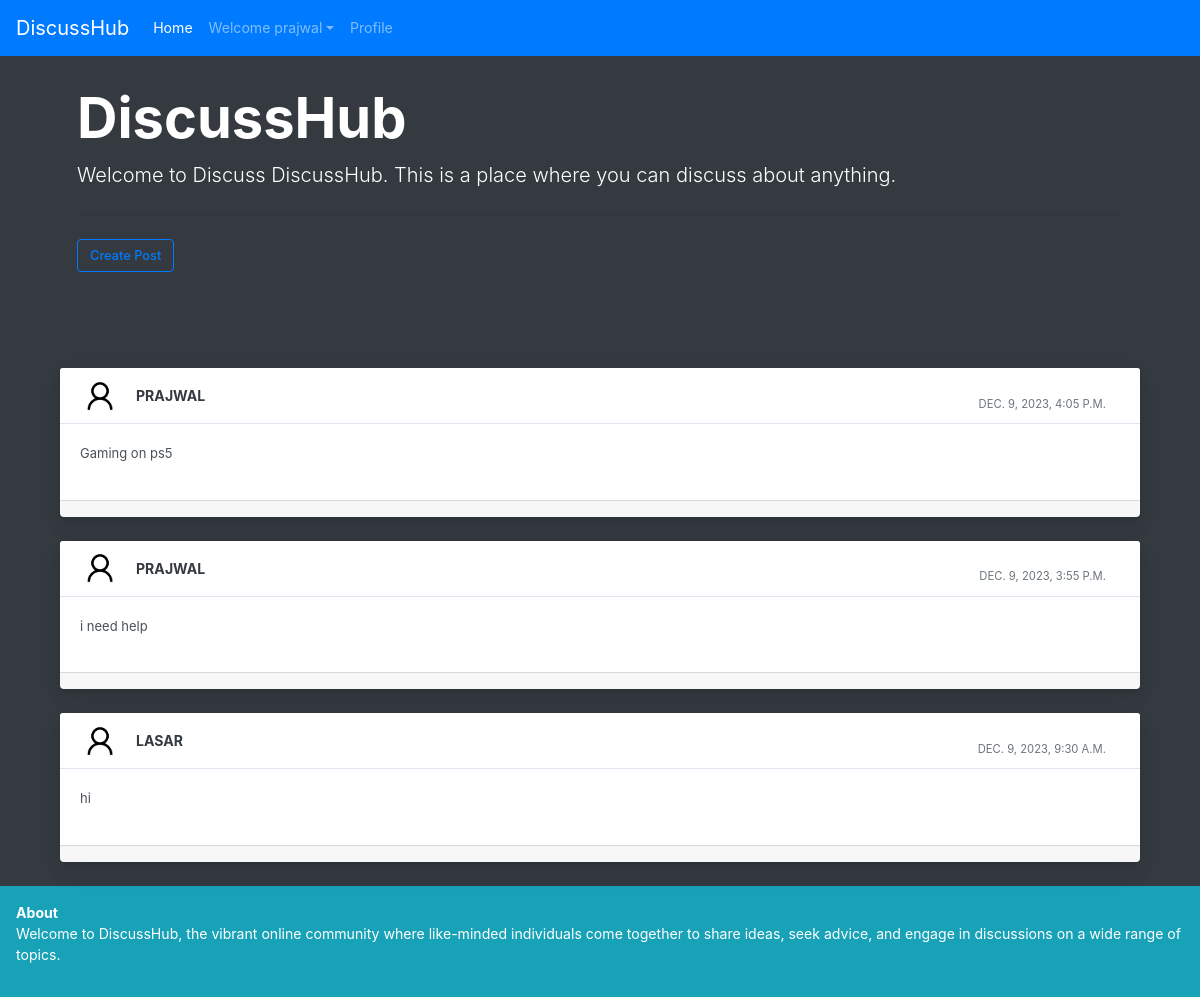
Screenshot of / (signed in) with the database file from the repository.
### profile_of_user/models.py (models this page shows)
class Post(models.Model):
    user1 = models.ForeignKey(User, on_delete=models.CASCADE, default=1)
    post_id = models.AutoField
    post_content = models.CharField(max_length=5000)
    timestamp= models.DateTimeField(default=now)
    image = models.ImageField(upload_to="images",default="")

### profile_of_user/views.py (the view, shortened to what this page needs)
# urls.py: path("", views.forum, name="Forum"),
def forum(request):
    profile = Profile.objects.all()
    posts = Post.objects.filter().order_by('-timestamp')
    return render(request, "forum.html", {'posts':posts})

### profile_of_user/templates/forum.html (shortened to what this page needs)
{% extends 'basic.html' %}
{% block homeactive %} active {% endblock homeactive %}
{% block body %}
{% load static %}
<div class="container">
<div class="jumbotron bg-dark text-white">
    <h1 class="display-4 font-weight-bold">DiscussHub</h1>
    <p class="lead">Welcome to Discuss DiscussHub. This is a place where you can discuss about anything.</p>
    <hr class="my-4">
      <button class="btn btn-outline-primary " data-target="#questions" data-toggle="modal" role="button">Create Post</button>
    </div>
    {% for post in posts %}
    <div class="container-fluid mt-10">
      <div class="row">
          <div class="col-md-12">
              <div class="card mb-4">
                  <div class="card-header">
                      <div class="media flex-wrap w-100 align-items-center"> <img src="/media/{{post.image}}"
                              class="d-block ui-w-40 rounded-circle" alt="">
                          <div class="media-body ml-3 font-weight-bold"> <a href="/discussion/{{post.id}}"class="text-dark" data-abc="true">{{post.user1}}</a>
                          </div>
                          <div class="text-muted small ml-3">
                            <div class="px-4 pt-3">{{post.timestamp}} </div>
                          </div>
                      </div>
                  </div>
                  <div class="card-body">
                      <p>{{post.post_content}}</p>
                  </div>
                  <div class="card-footer d-flex flex-wrap justify-content-between align-items-center px-0 pt-0 pb-3">
                  </div>
              </div>
          </div>
      </div>
  </div>
  {% endfor %}
</div>
    {% endblock %}

### profile_of_user/templates/basic.html (shortened to what this page needs)
<!doctype html>
<html lang="en" class="bg-dark">
  <head>
    <link rel="stylesheet" href="https://stackpath.bootstrapcdn.com/bootstrap/4.2.1/css/bootstrap.min.css">
  </head>
  <body class="bg-dark">
    <nav class="navbar navbar-expand-lg navbar-dark bg-primary fixed-top ">
  <a class="navbar-brand" href="/">DiscussHub</a>
  <div class="collapse navbar-collapse " id="navbarSupportedContent">
    <ul class="navbar-nav mr-auto ">
      <li class="nav-item {% block homeactive %} {% endblock homeactive %} ">
        <a class="nav-link " href="/">Home </a>
      </li>
      {% if user.is_authenticated %}
<ul class="navbar-nav mr-2">
<li class="nav-item dropdown">
<a class="nav-link dropdown-toggle" href='#' id="navbarDropdown" role="button" data-toggle="dropdown"> Welcome {{request.user}}</a>
<div class="dropdown-menu" aria-labelledby="navbarDropdown">
      <li class="nav-item {% block profileactive %} {% endblock profileactive %}">
        <a class="nav-link" href="/myprofile">Profile</a>
      </li>
        </div>
      </li>
      {% endif %}
    </ul>
  </div>
</nav>
<br>
</body>
{% block body %} {% endblock %}
<footer class="bg-info w-100 p-3 text-white">
  <a class="font-weight-bold text-center">About</a>
  <p> Welcome to DiscussHub, the vibrant online community where like-minded individuals come together to share ideas, seek advice, and engage in discussions on a wide range of topics. </p>
</footer>
</html>

### rows the page displays
Post: image (placeholder picture), user1 "PRAJWAL", timestamp "DEC. 9, 2023, 4:05 P.M.", post_content "Gaming on ps5"
Post: image (placeholder picture), user1 "PRAJWAL", timestamp "DEC. 9, 2023, 3:55 P.M.", post_content "i need help"
Post: image (placeholder picture), user1 "LASAR", timestamp "DEC. 9, 2023, 9:30 A.M.", post_content "hi"

### other values shown
{{ request.user }} "prajwal"
